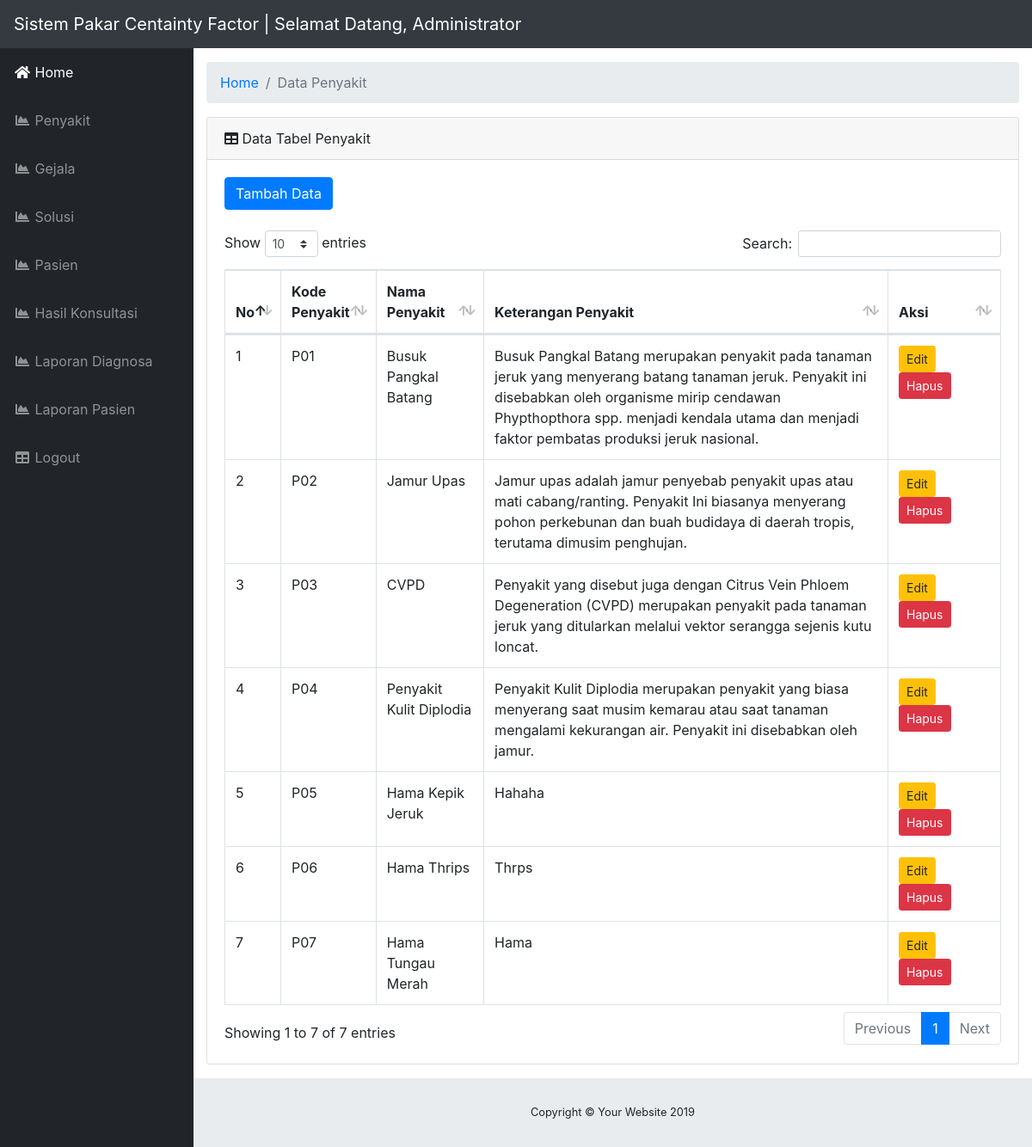
Page /admin/index.php?page=module/Penyakit/index (signed in) on the committed database.
### tables this page shows
CREATE TABLE `tb_Penyakit` (
  `penyakit_id` varchar(5) NOT NULL,
  `penyakit_nama` varchar(50) NOT NULL,
  `penyakit_ket` text NOT NULL
);

### assets/model/conf.php (called while the page is built, shortened)
<?php
$conn = mysqli_connect('localhost', 'root', '', 'db_pakar_cf');
class Conf
{
    public function get($query)
    {
        global $conn;
        $ambil = $conn->query($query);
        $hasil = [];
        while ($pecah = $ambil->fetch_object()) {
            $hasil[] = $pecah;
        }
        return $hasil;
    }
}

### assets/model/db.php (called while the page is built, shortened)
<?php
include 'conf.php';
class Db extends Conf
{
    public function getAllPenyakit()
    {
        $query = $this->get("SELECT * FROM tb_Penyakit");
        return $query;
    }
}

### admin/module/Penyakit/index.php (the view)
<ol class="breadcrumb">
    <li class="breadcrumb-item">
        <a href="index.php">Home</a>
    </li>
    <li class="breadcrumb-item active">Data Penyakit</li>
</ol>
<div class="card mb-3">
    <div class="card-header">
        <i class="fas fa-table"></i>
        Data Tabel Penyakit</div>
    <div class="card-body">
        <div class="table-responsive">
            <a href="?page=module/Penyakit/tambah" class="btn btn-primary ">Tambah Data</a>
            <br><br>
            <table class="table table-bordered" id="dataTable" width="100%" cellspacing="0">
                <thead>
                    <tr>
                        <th width="10px">No</th>
                        <th width="50px">Kode Penyakit</th>
                        <th>Nama Penyakit</th>
                        <th>Keterangan Penyakit</th>
                        <th width="88px">Aksi</th>
                    </tr>
                </thead>
                <tbody>
                    <?php
                    foreach ($db->getAllPenyakit() as $no => $dPenyakit) {
                    ?>
                        <tr>
                            <td><?= ++$no ?></td>
                            <td><?= $dPenyakit->penyakit_id ?></td>
                            <td><?= $dPenyakit->penyakit_nama ?></td>
                            <td><?= $dPenyakit->penyakit_ket ?></td>
                            <td>
                                <a href="index.php?page=module/Penyakit/edit&id=<?= $dPenyakit->penyakit_id ?>" class="btn btn-warning btn-sm">Edit</a>
                                <a href="index.php?page=module/Penyakit/hapus&id=<?= $dPenyakit->penyakit_id ?>" class="btn btn-danger btn-sm">Hapus</a>
                            </td>
                        </tr>
                    <?php }  ?>
                </tbody>
            </table>
        </div>
    </div>
</div>

### rows in the picture
tb_penyakit: penyakit_id "P01", penyakit_nama "Busuk Pangkal Batang", penyakit_ket "Busuk Pangkal Batang merupakan penyakit pada tanaman jeruk yang menyerang batang tanaman jeruk. Penyakit ini disebabkan oleh organisme mirip cendawan Phypthopthora spp. menjadi kendala utama dan menjadi faktor pembatas produksi jeruk nasional."
tb_penyakit: penyakit_id "P02", penyakit_nama "Jamur Upas", penyakit_ket "Jamur upas adalah jamur penyebab penyakit upas atau mati cabang/ranting. Penyakit Ini biasanya menyerang pohon perkebunan dan buah budidaya di daerah tropis, terutama dimusim penghujan."
tb_penyakit: penyakit_id "P03", penyakit_nama "CVPD", penyakit_ket "Penyakit yang disebut juga dengan Citrus Vein Phloem Degeneration (CVPD) merupakan penyakit pada tanaman jeruk yang ditularkan melalui vektor serangga sejenis kutu loncat."
tb_penyakit: penyakit_id "P04", penyakit_nama "Penyakit Kulit Diplodia", penyakit_ket "Penyakit Kulit Diplodia merupakan penyakit yang biasa menyerang saat musim kemarau atau saat tanaman mengalami kekurangan air. Penyakit ini disebabkan oleh jamur."
tb_penyakit: penyakit_id "P05", penyakit_nama "Hama Kepik Jeruk", penyakit_ket "Hahaha"
tb_penyakit: penyakit_id "P06", penyakit_nama "Hama Thrips", penyakit_ket "Thrps"
tb_penyakit: penyakit_id "P07", penyakit_nama "Hama Tungau Merah", penyakit_ket "Hama"
